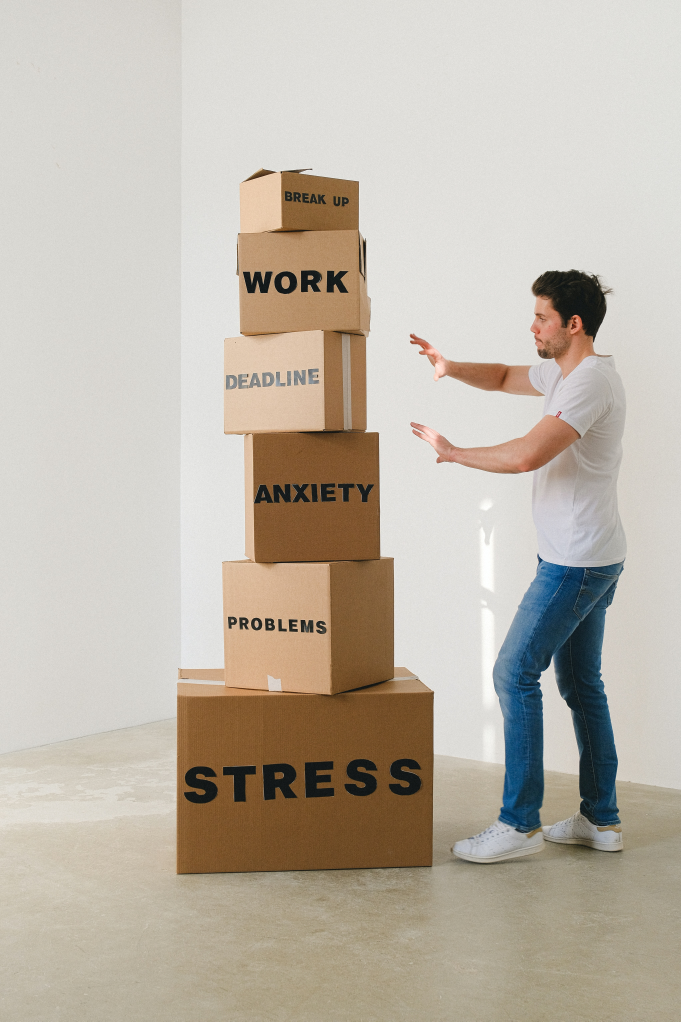
#> input picture list-1/images/q7.jpg, 4085 x 6127 px (shown at 1/6 size)
$ python q7.py
#> lines starting #> are read from the running program, lines starting #| are printed output that depends on the picture
# here includes code for the question 7 of the list

# Reference for the pyrDown
# https://docs.opencv.org/3.4/d4/d1f/tutorial_pyramids.html

import cv2
import matplotlib.pyplot as plt
import numpy as np

original_image = cv2.imread('./images/q7.jpg')
#> original_image is the input picture: shape (6127, 4085, 3); mean B, G, R 169.6, 181.8, 190.1
# Here the image is shrunken because it was too big to visualize in my monitor
original_image = cv2.resize(original_image, (original_image.shape[1]//8, original_image.shape[0]//8))
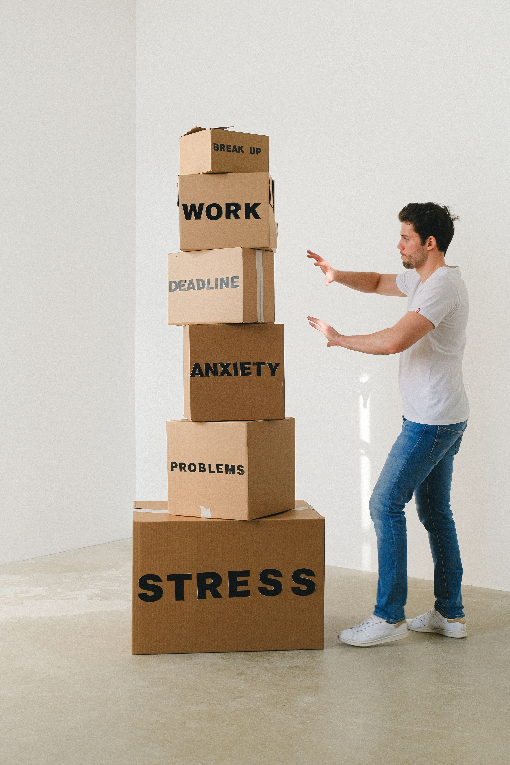
#> original_image: shape (765, 510, 3); mean B, G, R 169.5, 181.7, 190

downsampled_pyramid = [original_image]
for _ in range(3):
    prev_image = downsampled_pyramid[-1]
    new_height = prev_image.shape[0] // 2
    new_width = prev_image.shape[1] // 2
    result = cv2.resize(prev_image, (new_width, new_height), interpolation=cv2.INTER_CUBIC)
    downsampled_pyramid.append(result)
#> after the loop, downsampled_pyramid = 4 items

gaussian_pyramid = [original_image]
for _ in range(3):
    prev_image = gaussian_pyramid[-1]
    new_height = prev_image.shape[0] // 2
    new_width = prev_image.shape[1] // 2
    result = cv2.pyrDown(prev_image, dstsize=(new_width, new_height))
    gaussian_pyramid.append(result)
#> this loop made 3 passes
#> pass 1, `result = cv2.pyrDown(prev_image, dstsize=(new_width, new_height))`:
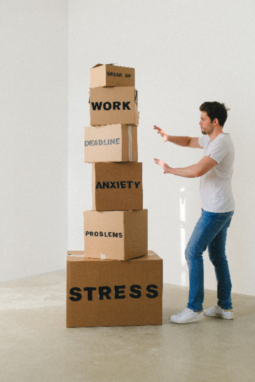
#> result: shape (382, 255, 3); mean B, G, R 169.6, 181.8, 190.1
#> pass 2, `result = cv2.pyrDown(prev_image, dstsize=(new_width, new_height))`:
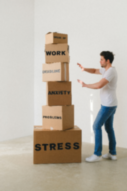
#> result: shape (191, 127, 3); mean B, G, R 169.6, 181.8, 190.1
#> pass 3, `result = cv2.pyrDown(prev_image, dstsize=(new_width, new_height))`:
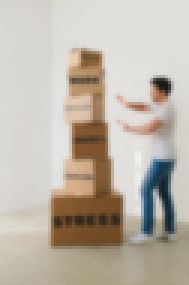
#> result: shape (95, 63, 3) (shown 3 times larger); mean B, G, R 169.8, 181.9, 190.2
#> after the loop, gaussian_pyramid = 4 items

def get_screen_shape(img):
    h, w, d = img.shape
#> h = 765; w = 510; d = 3
    return (w + (w // 2), h, d)

def create_formated_picture(pyramid: list) -> np.ndarray:
    # Creating the output array
    formated_images = np.zeros(get_screen_shape(pyramid[0]), np.uint8)

    # Filling the major image on the left
    h, w = pyramid[0].shape[:2]
#> h = 765; w = 510
    formated_images[:h,:w,:] = pyramid[0][:,:,:]
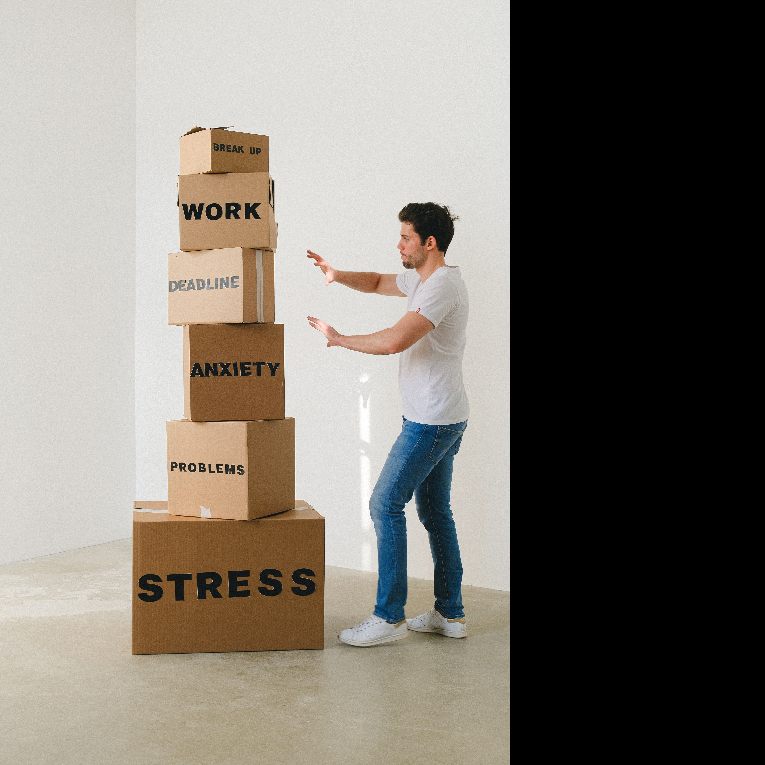
#> formated_images: shape (765, 765, 3); mean of channels 0, 1, 2 113, 121.1, 126.7; drawn as B, G, R

    # Filling the adjacent images on the right and bellow
    ph, pw = 0, w
#> ph = 0; pw = 510
    for image in pyramid[1:]:
        h, w = image.shape[:2]
        formated_images[ph:ph+h,pw:pw+w,:] = image[:,:,:]
        ph += h
#> this loop made 3 passes
#> (h, w, ph) on passes 1 to 3: (382, 255, 382), (191, 127, 573), (95, 63, 668)
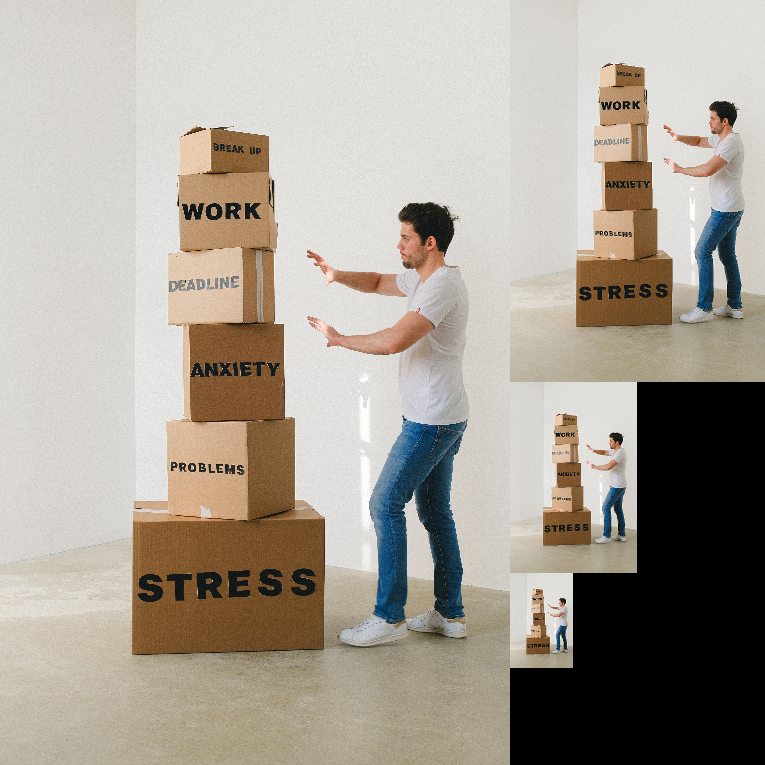
#> formated_images: shape (765, 765, 3); mean of channels 0, 1, 2 150, 160.8, 168.1; drawn as B, G, R
#> after the loop, ph = 668

    return formated_images


downsampled_pyramid_image = create_formated_picture(downsampled_pyramid)
gaussian_pyramid_image = create_formated_picture(gaussian_pyramid)
#> the loop in create_formated_picture (call 2), `for image in pyramid[1:]:` made 3 passes

fig, axes = plt.subplots(nrows=1, ncols=2, figsize=(15, 15))

axes[0].imshow(cv2.cvtColor(downsampled_pyramid_image, cv2.COLOR_BGR2RGB))
axes[0].set_title('downsampled_pyramid_q7', fontsize=12)
axes[1].imshow(cv2.cvtColor(gaussian_pyramid_image, cv2.COLOR_BGR2RGB))
axes[1].set_title('gaussian_pyramid_q7', fontsize=12)

plt.show()
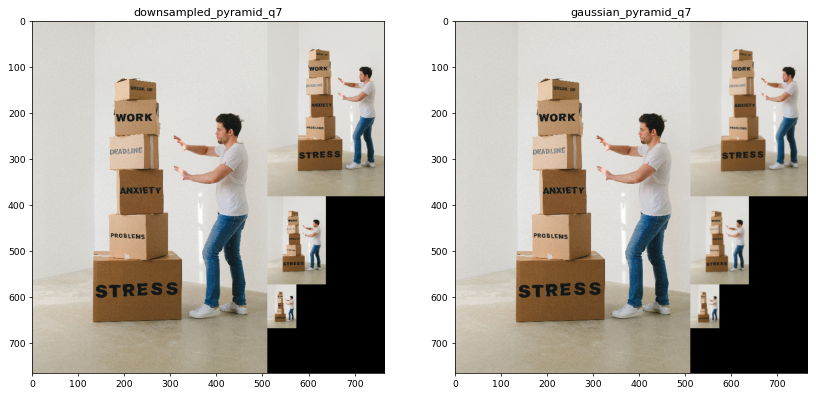
#> figure drawn by matplotlib, 2 panels
